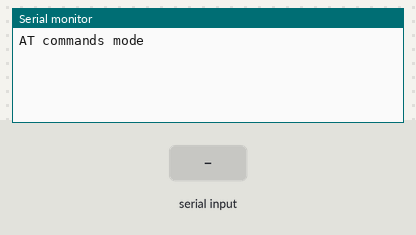
Simulated run of this sketch. Board: Arduino Uno, built with avr-gcc and run on an emulated ATmega328P. Shown: the last lines printed to the serial monitor. The test bench sets the inputs (shaded band).

Above: at 1.2 s.
1.3 s: "1" received over the second serial link
At 2.3 s:
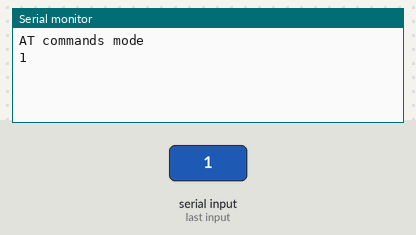
2.8 s: "0" received over the second serial link
At 3.4 s:
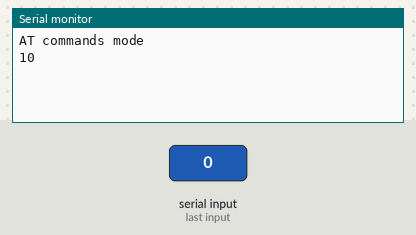

The sketch:

HC-05_setup_code.ino
```cpp
#include "SoftwareSerial.h"
SoftwareSerial BTSerial(2, 3); //RX | TX => RX beeds to be connected to TX and TX to RX for setup

void setup(){
 Serial.begin(9600);
 BTSerial.begin(38400);
 Serial.println("AT commands mode");
}

void loop(){
 //from bluetooth to Terminal.
 if(BTSerial.available())
   Serial.write(BTSerial.read());
 //from termial to bluetooth
 if(Serial.available())
   BTSerial.write(Serial.read());
}
```

Measured:
- after the input at 1.3 s, the serial monitor: prints a new line at once (image 1)
- after the input at 2.8 s, the serial monitor: prints a new line at once (image 2)
